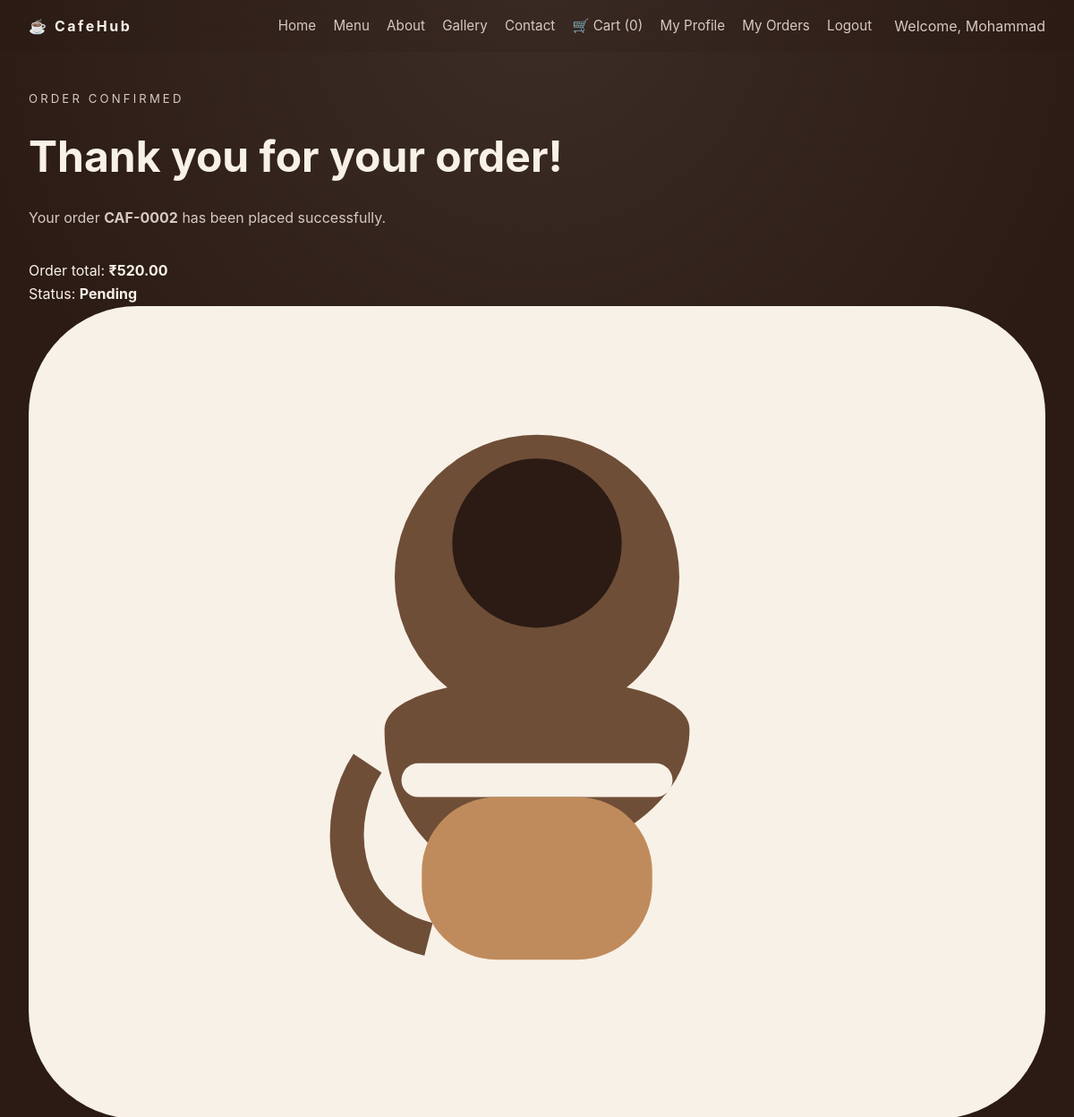
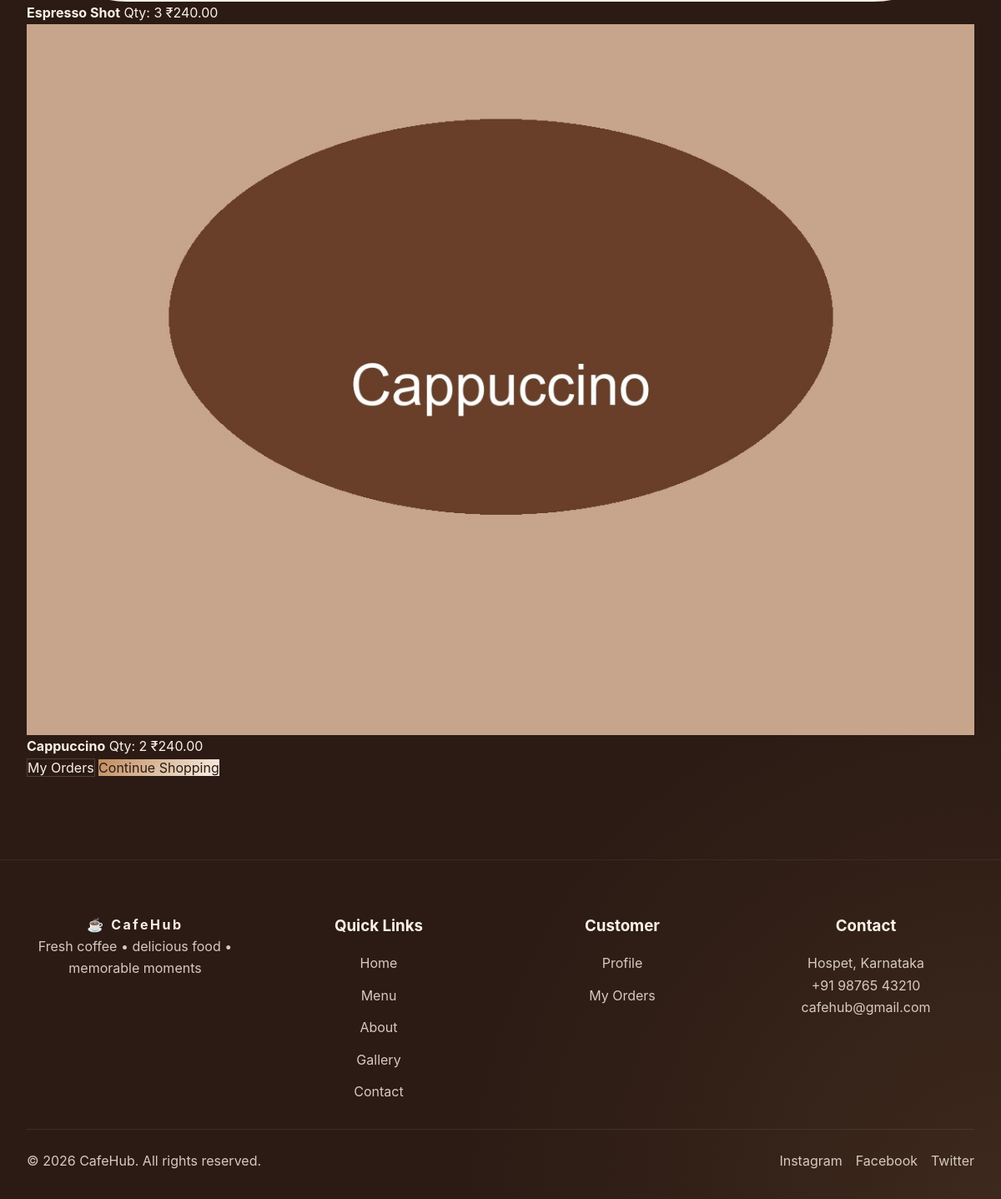
Screenshot of /orders/order-success/CAF-0002/ (signed in) with the database file from the repository (2 pictures, top to bottom).
### orders/models.py (models this page shows, shortened)
class Order(models.Model):
    STATUS_PENDING = 'pending'
    STATUS_COMPLETED = 'completed'
    STATUS_CHOICES = [
        (STATUS_PENDING, 'Pending'),
        (STATUS_COMPLETED, 'Completed'),
    ]
    user = models.ForeignKey(
        settings.AUTH_USER_MODEL,
        on_delete=models.CASCADE,
        related_name='orders'
    )
    order_number = models.CharField(max_length=32, unique=True)
    customer_name = models.CharField(max_length=150)
    phone = models.CharField(max_length=30)
    address = models.TextField()
    city = models.CharField(max_length=100)
    pincode = models.CharField(max_length=20)
    subtotal = models.DecimalField(max_digits=10, decimal_places=2)
    delivery_fee = models.DecimalField(max_digits=10, decimal_places=2)
    total = models.DecimalField(max_digits=10, decimal_places=2)
    status = models.CharField(max_length=24, choices=STATUS_CHOICES, default=STATUS_PENDING)
    created_at = models.DateTimeField(auto_now_add=True)
    updated_at = models.DateTimeField(auto_now=True)
    class Meta:
        ordering = ['-created_at']

class OrderItem(models.Model):
    order = models.ForeignKey(
        Order,
        on_delete=models.CASCADE,
        related_name='items'
    )
    food = models.ForeignKey(
        'menu.Food',
        on_delete=models.PROTECT,
        related_name='order_items'
    )
    quantity = models.PositiveIntegerField()
    price = models.DecimalField(max_digits=10, decimal_places=2)
    subtotal = models.DecimalField(max_digits=10, decimal_places=2)
    class Meta:
        ordering = ['id']

### menu/models.py (models this page shows, shortened)
class Food(models.Model):
    name = models.CharField(max_length=120)
    description = models.TextField(blank=True)
    category = models.CharField(max_length=60)
    price = models.DecimalField(max_digits=8, decimal_places=2)
    available = models.BooleanField(default=True)
    image = models.CharField(
        max_length=255,
        blank=True,
        help_text="Relative static image path, for example 'images/cappuccino.svg'."
    )
    created_at = models.DateTimeField(auto_now_add=True)
    updated_at = models.DateTimeField(auto_now=True)
    class Meta:
        ordering = ['name']

### orders/views.py (the view)
# urls.py: path('order-success/<str:order_number>/', views.order_success, name='order_success'),
@login_required(login_url='accounts:login')
def order_success(request, order_number):
    order = get_object_or_404(Order, order_number=order_number, user=request.user)
    return render(request, 'orders/order_success.html', {'order': order})

### orders/context_processors.py (called while the page is built)
def cart_quantity(request):
    if request.user.is_authenticated:
        total = request.user.cart_items.aggregate(quantity=Sum('quantity'))['quantity']
        return {'cart_quantity': total or 0}
    return {'cart_quantity': 0}

### templates/orders/order_success.html (shortened to what this page needs)
{% extends 'base.html' %}
{% load static %}
{% block content %}
  <section class="section order-success-section animate-on-scroll">
    <div class="section-heading">
      <p class="section-small">Order Confirmed</p>
      <h2>Thank you for your order!</h2>
      <p>Your order <strong>{{ order.order_number }}</strong> has been placed successfully.</p>
    </div>
    <div class="order-success-card">
      <p>Order total: <strong>₹{{ order.total }}</strong></p>
      <p>Status: <strong>{{ order.get_status_display }}</strong></p>
      <div class="order-success-items">
        {% for item in order.items.all %}
          <div class="order-success-item">
            <div class="order-success-item__image">
              {% if item.food.image %}
                <img src="{% static item.food.image %}" alt="{{ item.food.name }}" loading="lazy">
              {% else %}
                <img src="{% static 'images/default-food.jpg' %}" alt="{{ item.food.name }}" loading="lazy">
              {% endif %}
            </div>
            <div class="order-success-item__details">
              <strong>{{ item.food.name }}</strong>
              <span>Qty: {{ item.quantity }}</span>
              <span>₹{{ item.subtotal }}</span>
            </div>
          </div>
        {% endfor %}
      </div>
      <a class="btn btn-secondary" href="{% url 'orders:my_orders' %}">My Orders</a>
      <a class="btn btn-primary" href="{% url 'home' %}#menu">Continue Shopping</a>
    </div>
  </section>
{% endblock %}

### templates/base.html (shortened to what this page needs)
{% load static %}
<!doctype html>
<html lang="en">
  <head>
    <link rel="stylesheet" href="{% static 'css/style.css' %}">
  </head>
  <body>
    <div class="page-shell">
      <header class="navbar" role="banner">
        <a href="#top" class="brand-logo">☕ CafeHub</a>
        <nav class="nav-menu desktop-nav" aria-label="Primary navigation">
          <a class="nav-link" href="{% url 'home' %}">Home</a>
          <a class="nav-link" href="#menu">Menu</a>
          <a class="nav-link" href="#about">About</a>
          <a class="nav-link" href="#gallery">Gallery</a>
          <a class="nav-link" href="#contact">Contact</a>
          {% if user.is_authenticated %}
            <a class="nav-link" href="{% url 'orders:cart' %}">🛒 Cart ({{ cart_quantity }})</a>
            <a class="nav-link" href="{% url 'accounts:profile' %}">My Profile</a>
            <a class="nav-link" href="{% url 'orders:my_orders' %}">My Orders</a>
            <a class="nav-link" href="{% url 'accounts:logout' %}">Logout</a>
            <span style="margin-left:6px;color:var(--muted);">{% if user.first_name %}Welcome, {{ user.first_name }}{% else %}Welcome{% endif %}</span>
          {% else %}
            <a class="nav-link" href="{% url 'accounts:login' %}">Login</a>
            <a class="nav-link" href="{% url 'accounts:register' %}">Register</a>
          {% endif %}
        </nav>
      </header>
      <main>
        {% block content %}{% endblock %}
      </main>
      <footer class="footer">
        <div class="footer-grid">
          <div>
            <a href="#top" class="brand-logo footer-logo">☕ CafeHub</a>
            <p>Fresh coffee • delicious food • memorable moments</p>
          </div>
          <div>
            <h3>Quick Links</h3>
            <nav class="footer-links" aria-label="Footer quick links">
              <a href="{% url 'home' %}">Home</a>
              <a href="#menu">Menu</a>
              <a href="#about">About</a>
              <a href="#gallery">Gallery</a>
              <a href="#contact">Contact</a>
            </nav>
          </div>
          <div>
            <h3>Customer</h3>
            <nav class="footer-links" aria-label="Footer customer links">
              {% if user.is_authenticated %}
                <a href="{% url 'accounts:profile' %}">Profile</a>
                <a href="#">My Orders</a>
              {% else %}
                <a href="{% url 'accounts:login' %}">Login</a>
                <a href="{% url 'accounts:register' %}">Register</a>
              {% endif %}
            </nav>
          </div>
          <div>
            <h3>Contact</h3>
            <p>Hospet, Karnataka</p>
            <p>+91 98765 43210</p>
            <p><a href="mailto:cafehub@gmail.com">cafehub@gmail.com</a></p>
          </div>
        </div>
        <div class="footer-bottom">
          <p>© 2026 CafeHub. All rights reserved.</p>
          <div class="social-links" aria-label="Social media links">
            <a href="#" aria-label="Instagram">Instagram</a>
            <a href="#" aria-label="Facebook">Facebook</a>
            <a href="#" aria-label="Twitter">Twitter</a>
          </div>
        </div>
      </footer>
    </div>
  </body>
</html>

### static/css/style.css (style rules this page uses)
:root { --bg: #2b1b14; --panel: #3c2b22; --panel-soft: rgba(255, 255, 255, 0.08); --text: #f8f1e7; --muted: #d6cabf; --accent: #c08b5c; --accent-dark: #6f4e37; --border: rgba(248, 241, 231, 0.12); --shadow: 0 24px 60px rgba(0, 0, 0, 0.18); --radius: 24px; }
* { margin: 0; padding: 0; box-sizing: border-box; }
html { scroll-behavior: smooth; }
body { min-height: 100vh; font-family: Inter, system-ui, -apple-system, BlinkMacSystemFont, 'Segoe UI', sans-serif; background: radial-gradient(circle at top, rgba(255, 255, 255, 0.08), transparent 24%), radial-gradient(circle at bottom right, rgba(192, 139, 92, 0.12), transparent 22%), var(--bg); color: var(--text); line-height: 1.65; }
img, picture, svg { display: block; max-width: 100%; }
a { color: inherit; text-decoration: none; }
.page-shell { position: relative; overflow-x: hidden; }
.navbar { position: fixed; top: 0; left: 0; width: 100%; z-index: 100; display: flex; justify-content: space-between; align-items: center; gap: 1rem; padding: 1rem 2rem; transition: background 0.3s ease, box-shadow 0.3s ease, padding 0.3s ease; background: rgba(43, 27, 20, 0.15); backdrop-filter: blur(14px); }
.brand-logo, .footer-logo { font-weight: 700; letter-spacing: 0.16em; color: var(--text); }
.nav-menu, .mobile-menu, .footer-links { display: flex; flex-wrap: wrap; gap: 1.2rem; }
.nav-link { color: var(--muted); transition: color 0.25s ease, transform 0.25s ease; font-size: 0.95rem; }
.btn-primary { background: linear-gradient(135deg, var(--accent), #f8f1e7); color: #2b1b14; border: none; }
.btn-secondary { background: transparent; border: 1px solid rgba(255, 255, 255, 0.16); color: var(--text); }
.section { padding: 6rem 2rem; }
.section-heading { max-width: 760px; margin-bottom: 2rem; }
.section-small { display: inline-block; margin-bottom: 0.85rem; color: var(--accent); text-transform: uppercase; letter-spacing: 0.24em; font-size: 0.82rem; }
.section-heading h2 { font-size: clamp(2.5rem, 4vw, 3.4rem); margin-bottom: 1rem; }
.section-heading p { color: var(--muted); max-width: 60ch; }
.footer { padding: 4rem 2rem 2rem; color: var(--muted); }
.footer-grid { display: grid; grid-template-columns: repeat(4, minmax(0, 1fr)); gap: 2rem; margin-bottom: 2rem; }
.footer h3 { margin-bottom: 1rem; color: var(--text); }
.footer-links { display: grid; gap: 0.75rem; }
.footer-bottom { display: flex; justify-content: space-between; align-items: center; flex-wrap: wrap; gap: 1rem; border-top: 1px solid rgba(255, 255, 255, 0.08); padding-top: 1.5rem; }
.social-links { display: flex; gap: 1rem; }
.social-links a { color: var(--muted); }
.animate-on-scroll { opacity: 0; transform: translateY(24px); transition: opacity 0.7s ease, transform 0.7s ease; }
.animate-visible { opacity: 1; transform: translateY(0); }
footer { padding: 2rem; text-align: center; color: var(--muted); border-top: 1px solid rgba(255, 255, 255, 0.06); }
footer h3 { margin: 0 0 0.75rem; color: var(--text); }

### rows the page displays
Order: order_number "CAF-0002", total "520.00", status "Pending"
OrderItem: food.image (picture), food.name "Espresso Shot", quantity "3", subtotal "240.00"
OrderItem: food.image (picture), food.name "Cappuccino", quantity "2", subtotal "240.00"

### other values shown
{{ cart_quantity }} "0"
{{ user.first_name }} "Mohammad"
